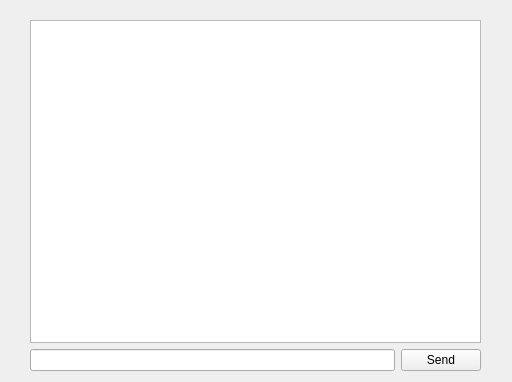
<?xml version="1.0" encoding="UTF-8"?>
<ui version="4.0">
 <class>Form</class>
 <widget class="QWidget" name="Form">
  <property name="geometry">
   <rect>
    <x>0</x>
    <y>0</y>
    <width>512</width>
    <height>382</height>
   </rect>
  </property>
  <property name="minimumSize">
   <size>
    <width>512</width>
    <height>382</height>
   </size>
  </property>
  <property name="maximumSize">
   <size>
    <width>512</width>
    <height>382</height>
   </size>
  </property>
  <property name="windowTitle">
   <string>ChatRoom</string>
  </property>
  <widget class="QWidget" name="">
   <property name="geometry">
    <rect>
     <x>30</x>
     <y>20</y>
     <width>451</width>
     <height>351</height>
    </rect>
   </property>
   <layout class="QVBoxLayout" name="verticalLayout">
    <item>
     <widget class="QTextEdit" name="chatEdit"/>
    </item>
    <item>
     <layout class="QHBoxLayout" name="horizontalLayout">
      <item>
       <widget class="QLineEdit" name="msgEdit"/>
      </item>
      <item>
       <widget class="QPushButton" name="sendButton">
        <property name="text">
         <string>Send</string>
        </property>
       </widget>
      </item>
     </layout>
    </item>
   </layout>
  </widget>
 </widget>
 <resources/>
 <connections/>
</ui>
